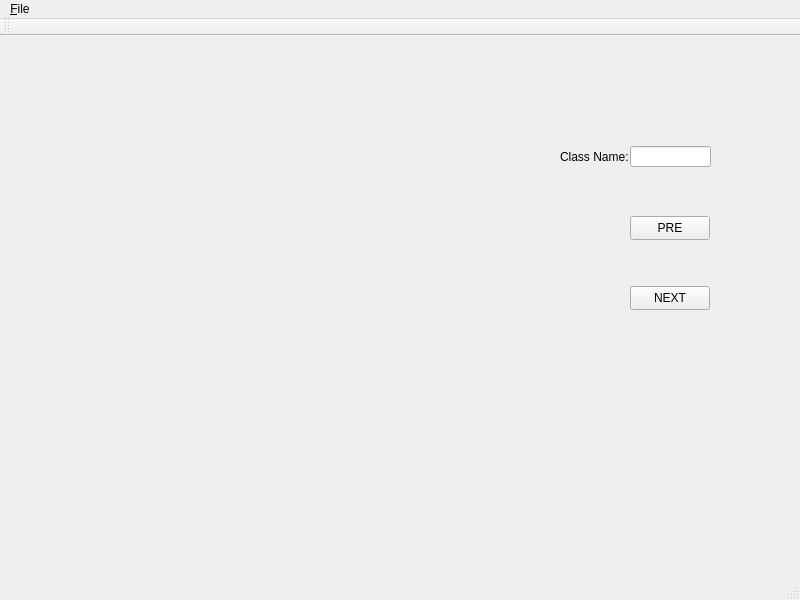
<?xml version="1.0" encoding="UTF-8"?>
<ui version="4.0">
 <class>MainWindow</class>
 <widget class="QMainWindow" name="MainWindow">
  <property name="geometry">
   <rect>
    <x>0</x>
    <y>0</y>
    <width>800</width>
    <height>600</height>
   </rect>
  </property>
  <property name="windowTitle">
   <string>MainWindow</string>
  </property>
  <widget class="QWidget" name="centralWidget">
   <widget class="QPushButton" name="Btn_pre">
    <property name="geometry">
     <rect>
      <x>630</x>
      <y>180</y>
      <width>80</width>
      <height>24</height>
     </rect>
    </property>
    <property name="text">
     <string>PRE</string>
    </property>
   </widget>
   <widget class="QPushButton" name="Btn_next">
    <property name="geometry">
     <rect>
      <x>630</x>
      <y>250</y>
      <width>80</width>
      <height>24</height>
     </rect>
    </property>
    <property name="text">
     <string>NEXT</string>
    </property>
   </widget>
   <widget class="QLineEdit" name="lineEdit_class">
    <property name="geometry">
     <rect>
      <x>630</x>
      <y>110</y>
      <width>81</width>
      <height>21</height>
     </rect>
    </property>
   </widget>
   <widget class="QLabel" name="labelClassTip">
    <property name="geometry">
     <rect>
      <x>560</x>
      <y>110</y>
      <width>71</width>
      <height>21</height>
     </rect>
    </property>
    <property name="styleSheet">
     <string notr="true"/>
    </property>
    <property name="text">
     <string>Class Name:</string>
    </property>
   </widget>
  </widget>
  <widget class="QMenuBar" name="menuBar">
   <property name="geometry">
    <rect>
     <x>0</x>
     <y>0</y>
     <width>800</width>
     <height>21</height>
    </rect>
   </property>
   <widget class="QMenu" name="menu_File">
    <property name="title">
     <string>&amp;File</string>
    </property>
    <addaction name="separator"/>
    <addaction name="separator"/>
    <addaction name="action_Open"/>
    <addaction name="action_SaveDir"/>
   </widget>
   <addaction name="menu_File"/>
  </widget>
  <widget class="QToolBar" name="mainToolBar">
   <attribute name="toolBarArea">
    <enum>TopToolBarArea</enum>
   </attribute>
   <attribute name="toolBarBreak">
    <bool>false</bool>
   </attribute>
  </widget>
  <widget class="QStatusBar" name="statusBar"/>
  <action name="action_Open">
   <property name="text">
    <string>&amp;Open</string>
   </property>
  </action>
  <action name="action_SaveDir">
   <property name="text">
    <string>&amp;SaveDir</string>
   </property>
  </action>
 </widget>
 <layoutdefault spacing="6" margin="11"/>
 <resources/>
 <connections/>
</ui>
